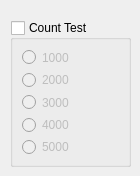
    <widget class="QWidget" name="Tab3">
     <attribute name="title">
      <string>Settings</string>
     </attribute>
     <widget class="QGroupBox" name="DebugCount">
      <property name="geometry">
       <rect>
        <x>10</x>
        <y>20</y>
        <width>121</width>
        <height>147</height>
       </rect>
      </property>
      <property name="font">
       <font>
        <pointsize>9</pointsize>
        <weight>50</weight>
        <bold>false</bold>
       </font>
      </property>
      <property name="title">
       <string>Count Test</string>
      </property>
      <property name="checkable">
       <bool>true</bool>
      </property>
      <property name="checked">
       <bool>false</bool>
      </property>
      <layout class="QVBoxLayout" name="verticalLayout_7">
       <item>
        <widget class="QRadioButton" name="n_1000">
         <property name="text">
          <string>1000</string>
         </property>
         <property name="checked">
          <bool>false</bool>
         </property>
        </widget>
       </item>
       <item>
        <widget class="QRadioButton" name="n_2000">
         <property name="text">
          <string>2000</string>
         </property>
        </widget>
       </item>
       <item>
        <widget class="QRadioButton" name="n_3000">
         <property name="text">
          <string>3000</string>
         </property>
        </widget>
       </item>
       <item>
        <widget class="QRadioButton" name="n_4000">
         <property name="text">
          <string>4000</string>
         </property>
        </widget>
       </item>
       <item>
        <widget class="QRadioButton" name="n_5000">
         <property name="text">
          <string>5000</string>
         </property>
        </widget>
       </item>
      </layout>
     </widget>
    </widget>
